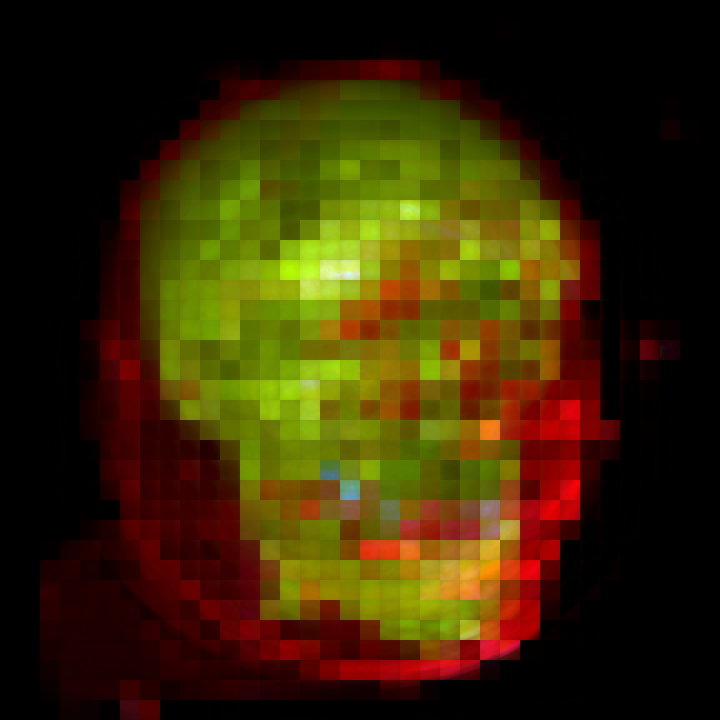
//> input picture PCA_OpenCV_newViews/opencv tutorial/highestEigenVector.png, 720 x 720 px, given in place of head2.png, which was not available
$ ./PCA_OpenCV_Prepocess   (built with g++ and OpenCV 4)
//> lines starting //> are read from the running program, lines starting //| are printed output that depends on the picture; pictures that were not available may be replaced by others from this repository, and a replacement may not be noted
#include <opencv2/core/core.hpp>
#include <opencv2/highgui/highgui.hpp>

#include <fstream>
#include <sstream>
#include <iostream>
#include <chrono>
#include <Eigen/Eigen>
//#include <string>

using namespace cv;
using namespace std;
using namespace Eigen;

// Number of components to keep for the PCA:
const int num_components = 100;
const int smallerNum = 100;      // Total num of components in saved files
const int cell_dimension = 30;  // Dimension of cells
const int imageIndex = 9;
const int image_num = 899;      //120
const int image_width = 540;   //960
const int image_height = image_width;  //960

//String oneImagePath = "/Users/yinghanxu/Study/Dissertation_ResultData/Data_Set/artifix_120/artifix1.png";
String oneImagePath = "/Users/yinghanxu/Study/Dissertation_ResultData/Data_Set/head_900(resolution"+to_string(image_width)+")/head2.png";

String m_name = to_string(smallerNum)+"_cells"+to_string(cell_dimension);
String d_name = "head";
String file_PCA_b = "/Users/yinghanxu/Study/Dissertation_ResultData/ResultPCA_cells"+to_string(image_width)+"/PCA"+m_name+"_b("+d_name+to_string(image_width)+").txt";
String file_PCA_g = "/Users/yinghanxu/Study/Dissertation_ResultData/ResultPCA_cells"+to_string(image_width)+"/PCA"+m_name+"_g("+d_name+to_string(image_width)+").txt";
String file_PCA_r = "/Users/yinghanxu/Study/Dissertation_ResultData/ResultPCA_cells"+to_string(image_width)+"/PCA"+m_name+"_r("+d_name+to_string(image_width)+").txt";
String file_Scores_b = "/Users/yinghanxu/Study/Dissertation_ResultData/ResultPCA_cells"+to_string(image_width)+"/Scores"+m_name+"_b("+d_name+to_string(image_width)+").txt";
String file_Scores_g = "/Users/yinghanxu/Study/Dissertation_ResultData/ResultPCA_cells"+to_string(image_width)+"/Scores"+m_name+"_g("+d_name+to_string(image_width)+").txt";
String file_Scores_r = "/Users/yinghanxu/Study/Dissertation_ResultData/ResultPCA_cells"+to_string(image_width)+"/Scores"+m_name+"_r("+d_name+to_string(image_width)+").txt";

// Normalizes a given image into a value range between 0 and 255.
// [68 lines left out: functions norm_0_255, asRowMatrix, savePCA, savePCA, savePCA, not called in this run]

PCA loadPCA(const string &file_name){
    PCA pca_;
    FileStorage fs(file_name,FileStorage::READ);
    fs["mean"] >> pca_.mean;
    cout<<"mean ";
    fs["e_vectors"] >> pca_.eigenvectors;
    cout<<"e_vectors ";
    fs["e_values"] >> pca_.eigenvalues;
    cout<<"e_values"<<endl;
//    pca_.eigenvectors = pca_.eigenvectors(Rect(0,0,960*960,num_components));
//    pca_.eigenvalues = pca_.eigenvalues(Rect(0,0,1,num_components));
    if(pca_.mean.empty()){
        cout<<"Cannot load file "<<file_name<<endl;
    }
    fs.release();
    return pca_;
}

// [5 lines left out: function saveScores, not called in this run]

Mat loadScores(const string &file_name){
    Mat scores;
    FileStorage fs(file_name,FileStorage::READ);
    fs["scores"] >> scores;
    if(scores.empty()){
        cout<<"Cannot load file "<<file_name<<endl;
    }
    fs.release();
    cout<<"Finish loading one scores file"<<endl;
    return scores;
}

// [171 lines left out: functions saveSmallerScores, saveSmallerPCA, mergeChannels, mergeChannels, calculatePCA, not called in this run]

void reconstruction(int cell_num, Mat bgr[3], Mat mean_bgr[3]){
    // Load the PCA result
    cout<<"===Load PCA results==="<<endl;
    auto load1 = chrono::high_resolution_clock::now();
    PCA pca_b = loadPCA(file_PCA_b);
    PCA pca_g = loadPCA(file_PCA_g);
    PCA pca_r = loadPCA(file_PCA_r);
    cout<<"===Load scores==="<<endl;
    Mat scores_b = loadScores(file_Scores_b);
    Mat scores_g = loadScores(file_Scores_g);
    Mat scores_r = loadScores(file_Scores_r);
    auto load2 = chrono::high_resolution_clock::now();
    chrono::duration<double> elapsed_load = load2 - load1;
    cout<<"Finish loading PCA results and scores. (Duration time: "<<elapsed_load.count()<<" s)" <<endl;


    // Reconstruction
    cout<<"===Start reconstruction==="<<endl;
    auto re1 = chrono::high_resolution_clock::now();

    int x = image_height/cell_dimension;
    int y = image_width/cell_dimension;

//    x = y = 1;
    for(int i=0; i<x; i++){
        for(int j=0; j<y; j++){
            // Get cell image pca and score
//            auto tt1 = chrono::high_resolution_clock::now();
            PCA pcaB, pcaG, pcaR;
            pcaB.mean = pca_b.mean(Rect(0,j+i*y,cell_dimension*cell_dimension,1));
            pcaB.eigenvalues = pca_b.eigenvalues(Rect(j+i*y,0,1,num_components));
            pcaB.eigenvectors = pca_b.eigenvectors(Rect(0,(j+i*y)*smallerNum,cell_dimension*cell_dimension,num_components));
            pcaG.mean = pca_g.mean(Rect(0,j+i*y,cell_dimension*cell_dimension,1));
            pcaG.eigenvalues = pca_g.eigenvalues(Rect(j+i*y,0,1,num_components));
            pcaG.eigenvectors = pca_g.eigenvectors(Rect(0,(j+i*y)*smallerNum,cell_dimension*cell_dimension,num_components));
            pcaR.mean = pca_r.mean(Rect(0,j+i*y,cell_dimension*cell_dimension,1));
            pcaR.eigenvalues = pca_r.eigenvalues(Rect(j+i*y,0,1,num_components));
            pcaR.eigenvectors = pca_r.eigenvectors(Rect(0,(j+i*y)*smallerNum,cell_dimension*cell_dimension,num_components));
//            Mat scoreB = scores_b(Rect(0,imageIndex*cell_num+j+i*y,num_components,1));
//            Mat scoreG = scores_g(Rect(0,imageIndex*cell_num+j+i*y,num_components,1));
//            Mat scoreR = scores_r(Rect(0,imageIndex*cell_num+j+i*y,num_components,1));

            Mat scoreB = (scores_b(Rect(0,imageIndex*cell_num+j+i*y,num_components,1))+scores_b(Rect(0,(imageIndex+1)*cell_num+j+i*y,num_components,1)))/2.0;
            Mat scoreG = (scores_g(Rect(0,imageIndex*cell_num+j+i*y,num_components,1))+scores_g(Rect(0,(imageIndex+1)*cell_num+j+i*y,num_components,1)))/2.0;
            Mat scoreR = (scores_r(Rect(0,imageIndex*cell_num+j+i*y,num_components,1))+scores_r(Rect(0,(imageIndex+1)*cell_num+j+i*y,num_components,1)))/2.0;


// [22 lines of commented-out code are left out]
            Mat b = pcaB.backProject(scoreB).reshape(1,cell_dimension);
// [4 lines of commented-out code are left out]
            Mat g = pcaG.backProject(scoreG).reshape(1,cell_dimension);
            Mat r = pcaR.backProject(scoreR).reshape(1,cell_dimension);


// [16 lines of commented-out code are left out]
            b.copyTo(bgr[0](Rect(i*cell_dimension,j*cell_dimension,cell_dimension,cell_dimension)));
            g.copyTo(bgr[1](Rect(i*cell_dimension,j*cell_dimension,cell_dimension,cell_dimension)));
            r.copyTo(bgr[2](Rect(i*cell_dimension,j*cell_dimension,cell_dimension,cell_dimension)));

        }
    }
// [4 lines of commented-out code are left out]
    Mat reconstruction_b = norm_0_255(bgr[0]);
    Mat reconstruction_g = norm_0_255(bgr[1]);
    Mat reconstruction_r = norm_0_255(bgr[2]);
//    auto n2 = chrono::high_resolution_clock::now();
//    chrono::duration<double> e_n = n2 - n1;
//    cout<<"normalize time: "<<e_n.count()<<endl;

//     Put three channel into one bgr image
    Mat resultImage = mergeChannels(reconstruction_b, reconstruction_g, reconstruction_r, oneImagePath);
    auto re2 = chrono::high_resolution_clock::now();
    chrono::duration<double> elapsed_re = re2 - re1;
    cout<<"Reconstruction time: "<<elapsed_re.count() <<" s"<<endl;
//    imwrite("ResultImages/head"+to_string(imageIndex+1+1)+"("+to_string(image_width)+")_cell"+to_string(cell_dimension)+"_"+to_string(num_components)+".png", resultImage);
    imshow("Reconstruction", resultImage);

    cout<<"Finish reconstruction. "<<endl;
    waitKey(0);
}

int main(int argc, const char *argv[]) {

    int cell_num = (image_width*image_height)/(cell_dimension*cell_dimension);

    Mat test(200,10,CV_32F);
    Mat newT = test(Rect(0,0,10,100));
    Mat newTT = test(Rect(0,100,10,100));

    Mat c = imread(oneImagePath, IMREAD_GRAYSCALE);
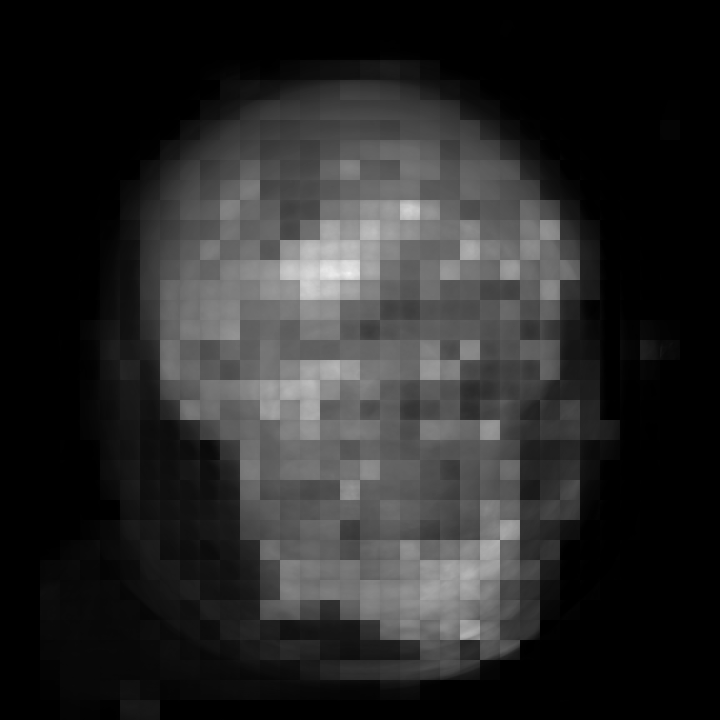
//> c: 720 rows x 720 cols, CV_8UC1; min 0, max 243, mean 40.1
    c = c.reshape(1, 10);
    Mat d = c.t(); // Transpose
    cout<<c.rows<<" "<<c.cols<<endl;
//| 10 51840
    cout<<d.rows<<" "<<d.cols<<endl;
//| 51840 10

//    calculatePCA(cell_num);

    Mat bgr[3];
    split(imread(oneImagePath), bgr);
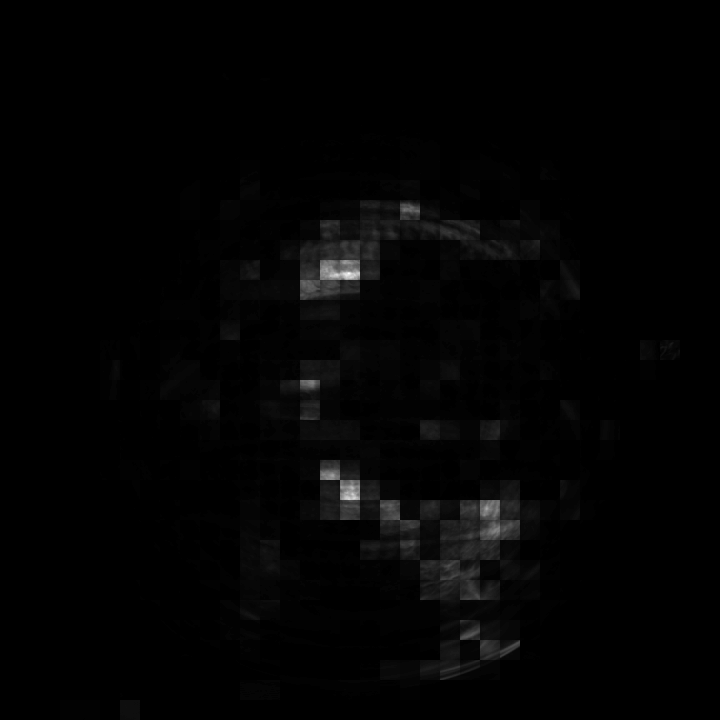
//> bgr[0]: 720 rows x 720 cols, CV_8UC1; min 0, max 255, mean 3.1
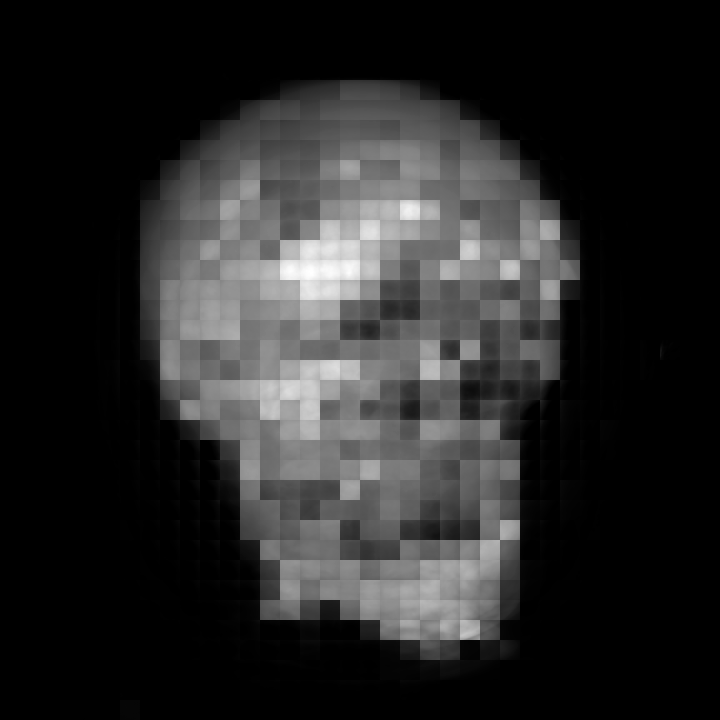
//> bgr[1]: 720 rows x 720 cols, CV_8UC1; min 0, max 255, mean 39.6
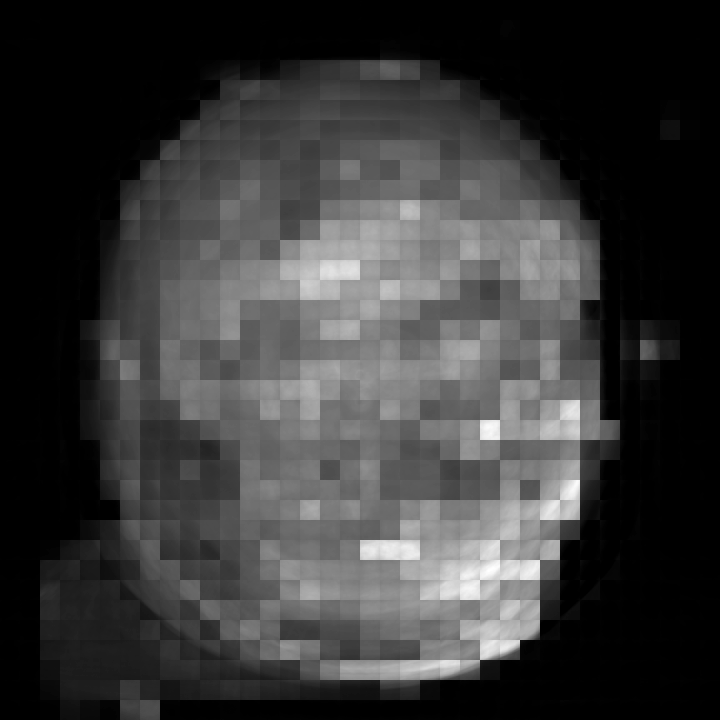
//> bgr[2]: 720 rows x 720 cols, CV_8UC1; min 0, max 255, mean 56.4
//    Mat mean_bgr[3];
//    split(imread(oneImagePath), mean_bgr);
    reconstruction(cell_num, bgr, bgr);
//> (the run ends here: the program stops with an error, at `for(int i=0; i<x; i++)`)
